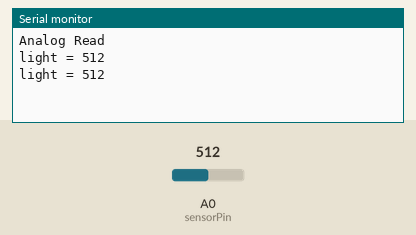
Bench run of a sketch on a simulated Arduino Uno, built with avr-gcc and run on an emulated ATmega328P. Parts: the last lines printed to the serial monitor. The inputs (shaded band) are chosen by the test bench; at power-on: A0 (sensorPin) = 512.

Above: at 1.8 s.
1.9 s: A0 (sensorPin) set to 716
At 2.8 s:
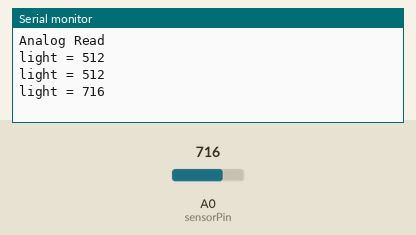
3.4 s: A0 (sensorPin) set to 900
At 4.4 s:
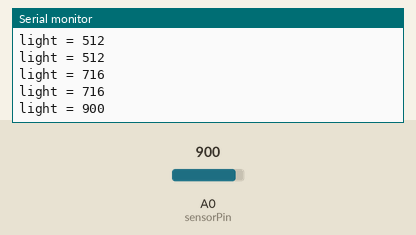
Timing chart, 0 to 6.4 s (numbered marks = the images above; inputs shaded):
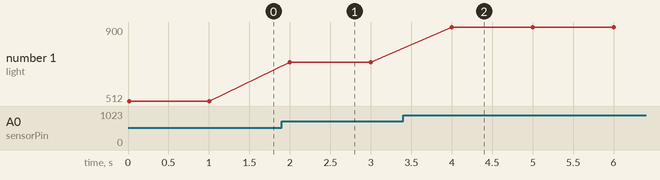

Measured:
- after the input at 1.9 s, the serial monitor: prints a new line after 0.10 s (image 1)
- after the input at 3.4 s, the serial monitor: prints a new line after 0.60 s (image 2)
- plotted number 1: 512 → 716 after the input at 1.9 s, 716 → 900 after the input at 3.4 s

The sketch:

TTC-Demo-2022-AnalogInput-Light-Simple.ino
```cpp
int sensorPin = A0;
int sensorValue = 0;

void setup() {
  Serial.begin(9600);
  Serial.println("Analog Read");
}

void loop() {
  sensorValue = analogRead(sensorPin);
  Serial.print("light = ");
  Serial.println(sensorValue);
  delay(1000);
}
```
